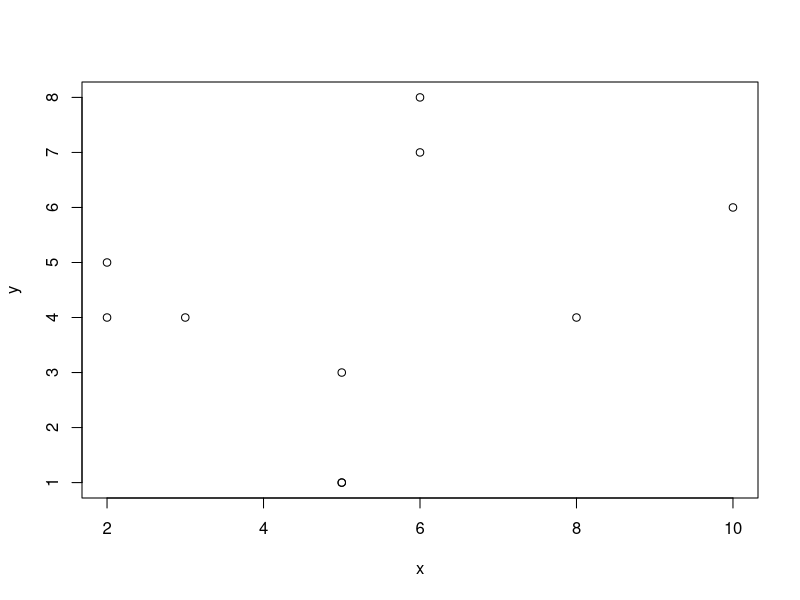
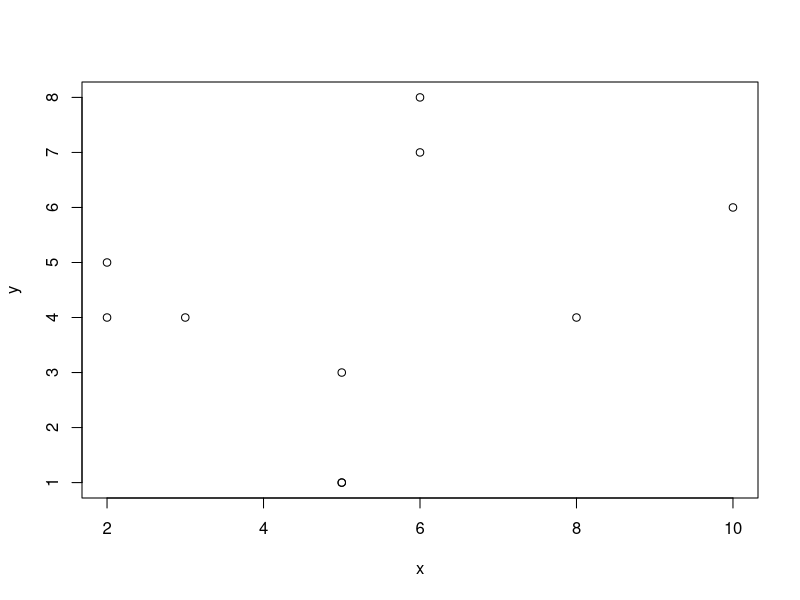
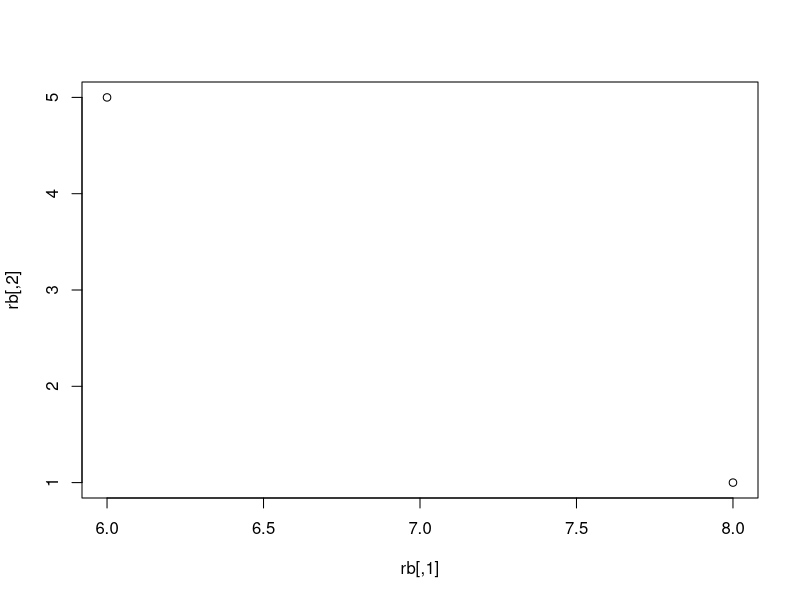
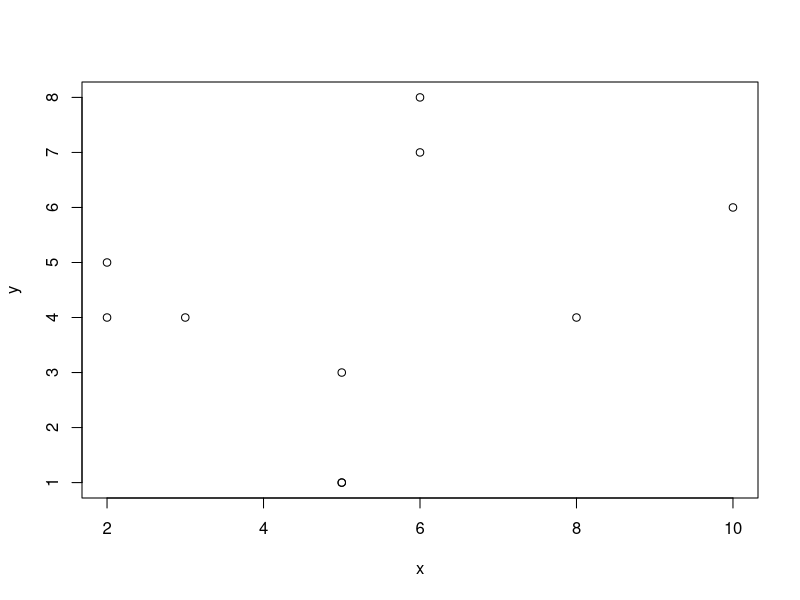
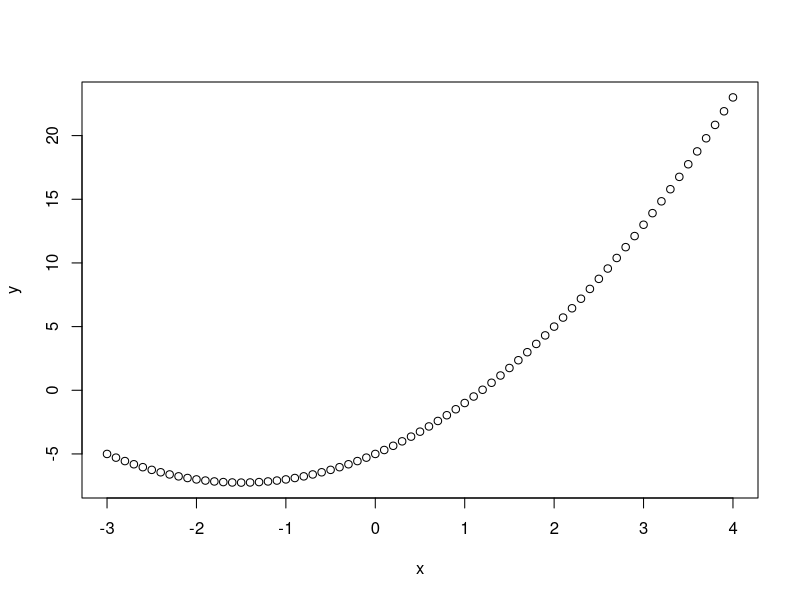

These charts were generated, in order, by the following R code:
#zadanie 1
sin(2*pi)
cos(3/4)
tan(pi)
log10(100)
log(15)
log(1/7, base=7)
exp(3)
64^(1/3)

#zadanie 2
a = c(seq(1,10,by=1))
sum(a)

#zadanie 3
x = c(seq(2,20,by=2))
length(x)
y = rev(x)
print(x*x)
print(x^2)
print(sqrt(sum(x^2)))
print(t(x)%*%y)
print(x%*%t(y))      

#zadanie 4
v3 = c(seq(5,10,length=13))
print(v3)

#zadanie 5
z1 = rep(c(1,2),times=5)
z2 = rep(c(1,2),each=5)
print(z1 + 4)
z3 = z2[-c(10)]
c = z1+z3
z4 = z1[z1>1]

#zadanie 6
a = c(1,3,6,2,7,4)
min(a)
which.min(a)
which(a>=4)
sum(a)
sum(a*a)
length(a)
a[3]
b = a[-c(4)]

#zadanie 7
A = cbind(c(2,1,1),c(3,-1,1),c(0,2,-1))
A^2
A%*%A
b = A[3,]

#zadanie 8
x = round(runif(n = 10, min = 1, max = 10))
y = round(runif(n = 10, min = 1, max = 10))
plot(x,y)
df = data.frame(x,y)
plot(df)
rb = rbind(x,y)
plot(rb)
cb = cbind(x,y)
plot(cb)

#zadanie 9
x = seq(-3,4,0.1)
y = x^2 + 3*x - 5
plot(x, y)
